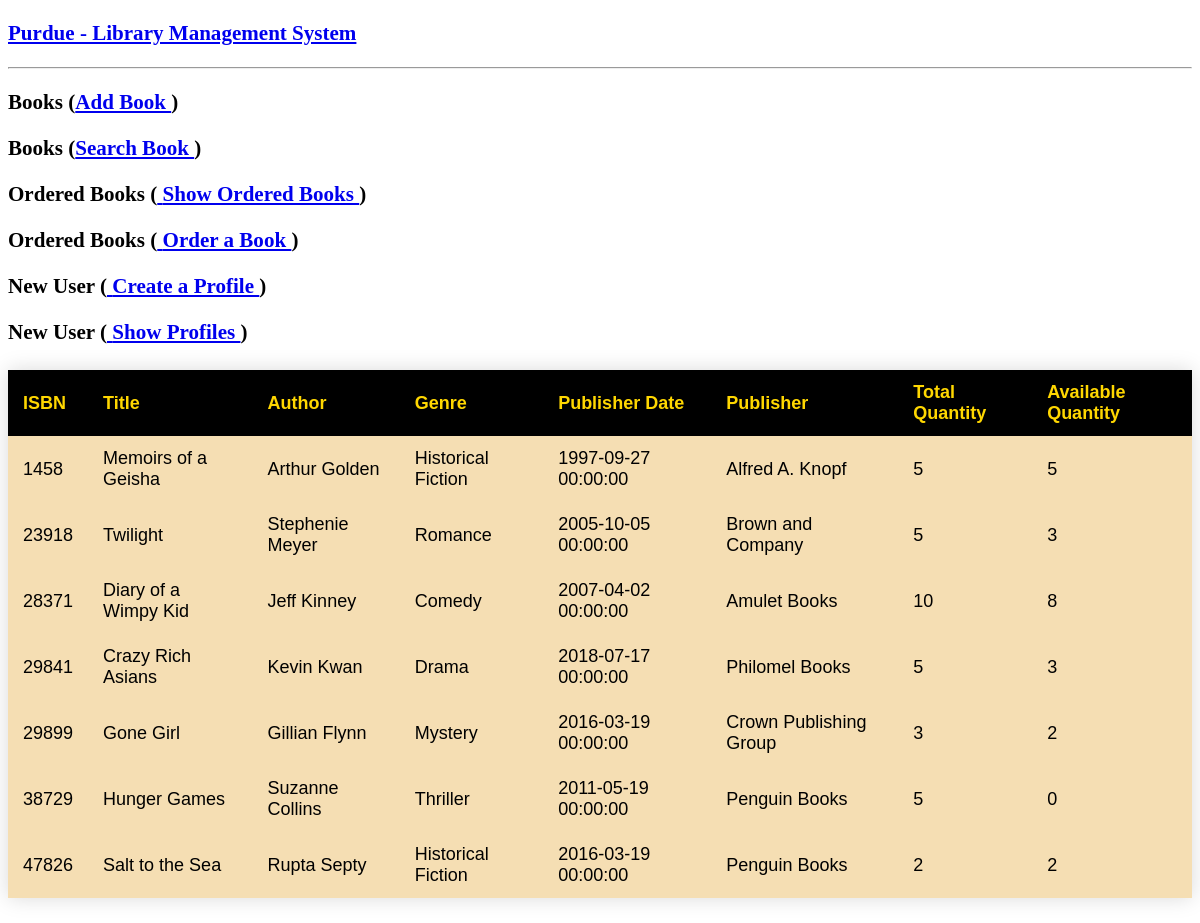
Before: / with the older database file.
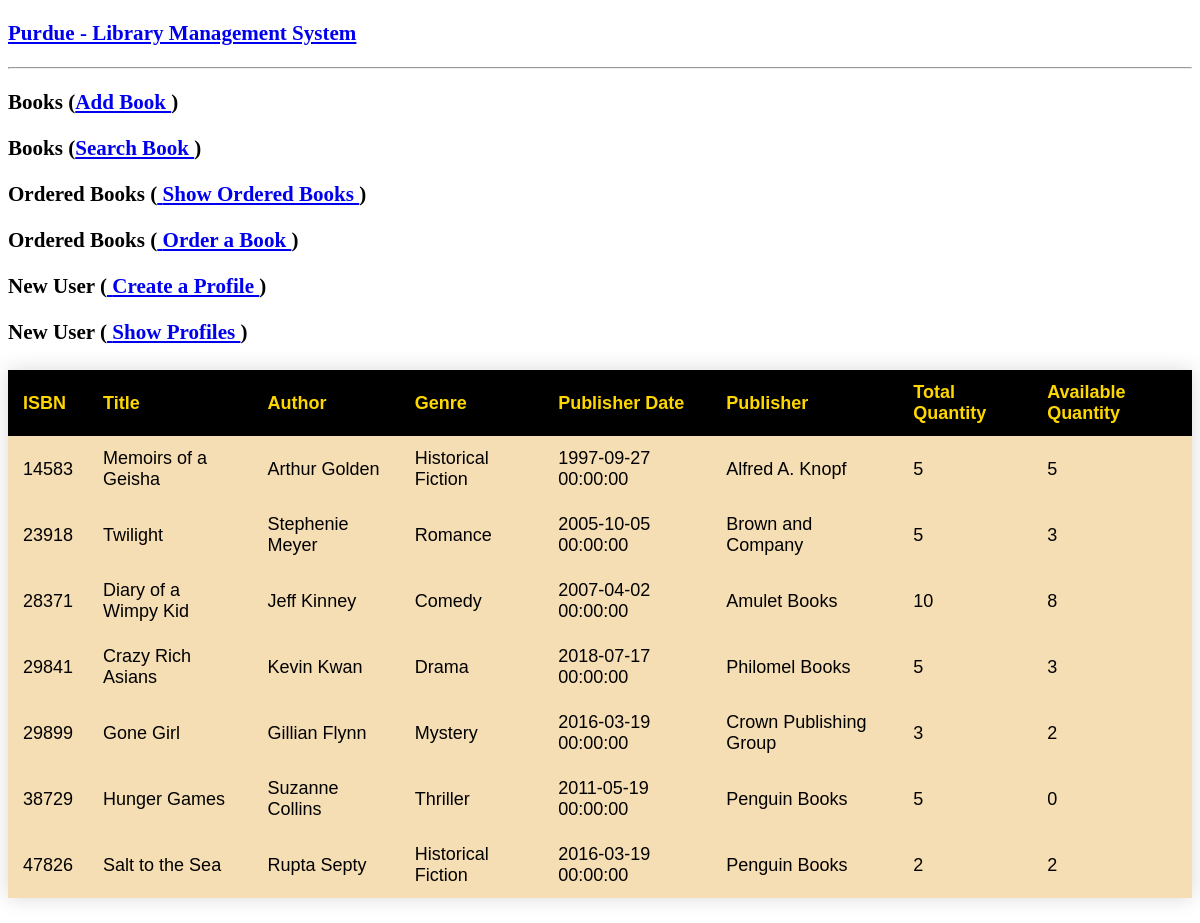
After: the same page with the newer database file.
### app.py (models this page shows, shortened)
class library(db.Model):
    isbn = db.Column(db.Integer, primary_key=True, nullable=False)
    title = db.Column(db.String(200), nullable=False)
    author = db.Column(db.String(200), nullable=False)
    genre = db.Column(db.String(200), nullable=False)
    pub_date = db.Column(db.DateTime, nullable=False)
    publisher = db.Column(db.String(200), nullable=False)
    total_quantity = db.Column(db.Integer, nullable=False)
    available_quantity = db.Column(db.Integer, nullable=True)
    @app.route('/')
    def show_all():
        return render_template('show_all.html', library_books = library.query.all())

### app.py (the view)
    @app.route('/')
    def show_all():
        return render_template('show_all.html', library_books = library.query.all())

### templates/show_all.html (shortened to what this page needs)
<!DOCTYPE html>
<html lang = "en">
   <head>
   </head>
   <body>
      <h3>
         <a href = "{{ url_for('show_all') }}">Purdue - Library
            Management System</a>
      </h3>
      <hr/>
      <h3>Books (<a href = "{{ url_for('new') }}">Add Book
         </a>)</h3>
      <h3>Books (<a href = "{{ url_for('search') }}">Search Book
         </a>)</h3>
      <h3>Ordered Books (<a href = "{{ url_for('show_orders') }}"> Show Ordered Books
         </a>)</h3>
      <h3>Ordered Books (<a href = "{{ url_for('create_order') }}"> Order a Book
         </a>)</h3>
      <h3> New User (<a href = "{{ url_for('create_users') }}"> Create a Profile
      </a>)</h3>
      <h3> New User (<a href = "{{ url_for('show_users') }}"> Show Profiles
      </a>)</h3>
      <table>
         <thead>
            <tr>
               <th>ISBN</th>
               <th>Title</th>
               <th>Author</th>
               <th>Genre</th>
               <th>Publisher Date</th>
               <th>Publisher</th>
               <th>Total Quantity</th>
               <th>Available Quantity</th>
            </tr>
         </thead>
         <tbody>
            {% for book in library_books %}
               <tr>
                  <td>{{ book.isbn }}</td>
                  <td>{{ book.title }}</td>
                  <td>{{ book.author }}</td>
                  <td>{{ book.genre }}</td>
                  <td>{{ book.pub_date }}</td>
                  <td>{{ book.publisher }}</td>
                  <td>{{ book.total_quantity }}</td>
                  <td>{{ book.available_quantity }}</td>
               </tr>
            {% endfor %}
         </tbody>
      </table>
   </body>
</html>

### templates/show_all.html (style rules this page uses)
table { border-collapse: collapse; margin: 25px 0;font-size: large;font-family: sans-serif;min-width: 400px;box-shadow: 0 0 20px rgba(0, 0, 0, 0.15); }
th { padding: 12px 15px; background-color: black; }
thead { background-color:black;color: gold; text-align: left; }
tr { background-color:wheat; text-align: left; }
td { padding: 12px 15px; background-color: wheat; }
body { font-size: large; }

Changed rows visible on the page:
removed library: isbn "1458", title "Memoirs of a Geisha", author "Arthur Golden", genre "Historical Fiction", pub_date "1997-09-27 00:00:00", publisher "Alfred A. Knopf", total_quantity "5", available_quantity "5"
added library: isbn "14583", title "Memoirs of a Geisha", author "Arthur Golden", genre "Historical Fiction", pub_date "1997-09-27 00:00:00", publisher "Alfred A. Knopf", total_quantity "5", available_quantity "5"
